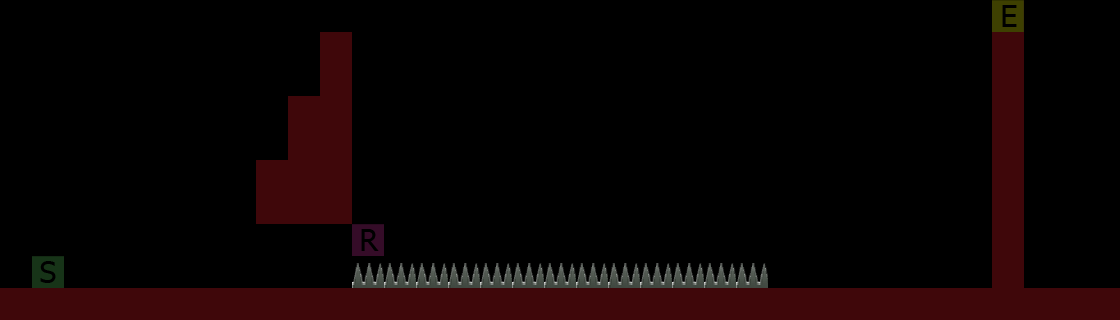

Rendered tile map (Tiled .tmx) drawn with the repository's tilesets; below, a short description and the map source with its tile grids summarised:
An orthogonal 35x10 tile map with 32x32 px tiles, 2 tile layers (collisions, mecanisme), 1 hidden layer not drawn, 4 tilesets.

<map version="1.0" orientation="orthogonal" width="35" height="10" tilewidth="32" tileheight="32">
 <tileset firstgid="1" name="leveltileset" tilewidth="32" tileheight="32">
  <image source="tiles.png" trans="000000" width="96" height="192" />
  <tile id="1">
   <properties>
    <property name="block" value="1" />
   </properties>
  </tile>
 </tileset>
 <tileset firstgid="19" name="editor" tilewidth="32" tileheight="32">
  <image source="editor.png" trans="ffffff" width="96" height="192" />
  <tile id="0">
   <properties>
    <property name="block" value="1" />
   </properties>
  </tile>
  <tile id="3">
   <properties>
    <property name="start" value="1" />
   </properties>
  </tile>
  <tile id="4">
   <properties>
    <property name="end" value="1" />
   </properties>
  </tile>
  <tile id="5">
   <properties>
    <property name="ruban" value="1" />
   </properties>
  </tile>
 </tileset>
 <tileset firstgid="37" name="tilessid" tilewidth="32" tileheight="32">
  <image source="tilessid.png" width="128" height="192" />
 </tileset>
 <tileset firstgid="61" name="meca" tilewidth="32" tileheight="32">
  <image source="meca.png" width="128" height="192" />
  <tile id="0">
   <properties>
    <property name="die" value="1" />
   </properties>
  </tile>
 </tileset>
 <layer name="collisions" width="35" height="10" opacity="0.27">
  <properties>
   <property name="blocked" value="1" />
  </properties>
  <data>[350 cells, 58 non-empty, 4 distinct tile ids]</data>
 </layer>
 <layer name="terain" width="35" height="10" visible="0" opacity="0.44">
  <data>[350 cells, 350 non-empty, 12 distinct tile ids]</data>
 </layer>
 <layer name="mecanisme" width="35" height="10">
  <data>[350 cells, 13 non-empty, 1 distinct tile ids]</data>
 </layer>
</map>
